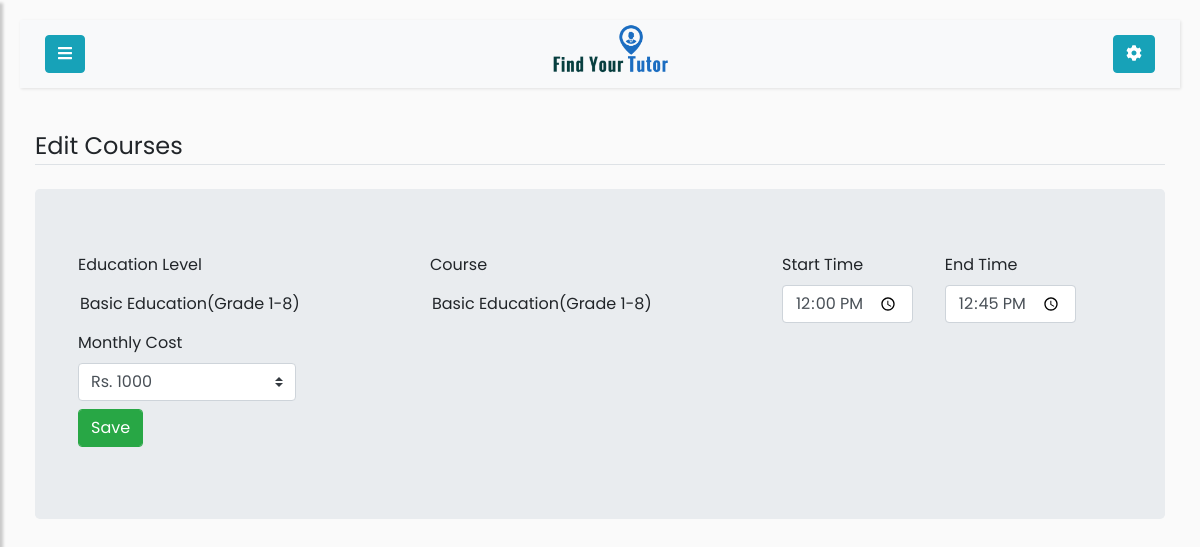
Page /edit/my-course/1 (signed in) on the earlier database version.
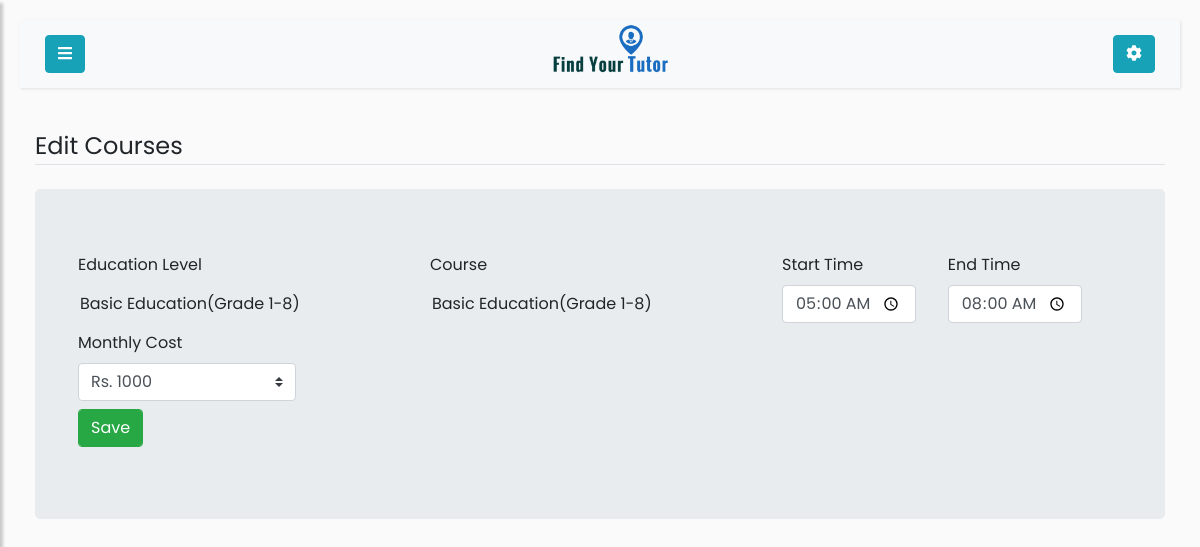
Same page on the later database version.
### app/models.py (models this page shows)
class Mycourse(db.Model):
    id = db.Column(db.Integer, primary_key=True)
    user_id = db.Column(db.Integer, db.ForeignKey('user.id'))
    course_id = db.Column(db.Integer, db.ForeignKey('course.id'))
    time = db.Column(db.Time)
    endtime = db.Column(db.Time)
    cost = db.Column(db.Integer)

### app/routes.py (the view, shortened to what this page needs)
@app.route('/edit/my-course/<int:id>', methods=['GET','POST'])
@login_required
def edit_mycourse(id):
    user = User.query.filter_by(username=current_user.username).first()
    form = MyCourseForm()
    form.create_cost_choices()
    my_course = Mycourse.query.filter_by(id=id,User=user).first_or_404()
    print(my_course)
    return render_template('edit-my-courses.html', form=form, profilepic=fetch_profile_pic(getattr(user, user.role)), user=user, course=my_course)

### app/forms.py
class MyCourseForm(FlaskForm):
    education_level = StringField("Education Level", validators=[DataRequired()])
    course = StringField("Course", validators=[DataRequired()])
    cost = SelectField('Monthly Cost', validators=[DataRequired()])
    starttime = TimeField('Start Time', validators=[DataRequired()])
    endtime = TimeField('End Time', validators=[DataRequired()])
    save = SubmitField('Save')
    def create_cost_choices(self):
        cost = []
        for d in range(1000, 10000, 1000):
            cost.append((d,'Rs. ' + str(d)))
        self.cost.choices = cost

### app/models.py (called while the page is built)
@login_manager.user_loader
def load_user(id):
    return User.query.get(int(id))

### app/routes.py (called while the page is built)
def fetch_profile_pic(user_obj):
    try:
        pic_name_from_db = getattr(user_obj, 'profile_pic')
        picture_path = os.path.join(app.root_path, 'static/profile_pics')
        if pic_name_from_db in os.listdir(picture_path):
            profile_pic = url_for('static',filename='profile_pics/' + pic_name_from_db)
            return profile_pic
        return fetch_default_profile_pic(user_obj)
    except:
        return fetch_default_profile_pic(user_obj)

### app/templates/edit-my-courses.html (shortened to what the changed rows need)
{% if user.role=='student' %}
    {% extends 'student.html' %}
{% else %}
    {% extends 'tutor.html' %}
{% endif %}
{% block content %}
<div class="container-fluid">
    <div class="jumbotron">
        <form action="" class="form" method="POST" id='add-course-form'>
            <div class="form-row">
                <div class="form-group mx-sm-3 mb-2">
                    {{ form.course.label(class='form-control-label') }}
                    {% if form.course.errors %}
                        {{ form.course(class='form-control-plaintext is-invalid', readonly=True, value=course.Course.course_level or '')}}
                        <div class="invalid-feedback">
                        {% for error in form.course.errors %}
                            <span>
                                {{ error }}
                            </span>
                        {% endfor %}
                        </div>
                    {%else%}
                        {{ form.course(class='form-control-plaintext', readonly=True, value=course.Course.course_level or '') }}
                    {% endif %}
                </div>
                <div class="form-group mx-sm-3 mb-2">
                    {{ form.starttime.label(class='form-control-label') }}
                    {% if form.starttime.errors %}
                        {{ form.starttime(class='form-control is-invalid', value=course.time.strftime("%H:%M"), type='time')}}
                        <div class="invalid-feedback">
                        {% for error in form.starttime.errors %}
                            <span>
                                {{ error }}
                            </span>
                        {% endfor %}
                        </div>
                    {%else%}
                        {{ form.starttime(class='form-control', value=course.time.strftime("%H:%M"), type='time') }}
                    {% endif %}
                </div>
                <div class="form-group mx-sm-3 mb-2">
                    {{ form.endtime.label(class='form-control-label') }}
                    {% if form.endtime.errors %}
                        {{ form.endtime(class='form-control is-invalid', value=course.endtime.strftime("%H:%M"), type='time')}}
                        <div class="invalid-feedback">
                        {% for error in form.endtime.errors %}
                            <span>
                                {{ error }}
                            </span>
                        {% endfor %}
                        </div>
                    {%else%}
                        {{ form.endtime(class='form-control', value=course.endtime.strftime("%H:%M"), type='time') }}
                    {% endif %}
                </div>
                <div class="form-group mx-sm-3 mb-2">
                    {{ form.cost.label(class='form-control-label') }}
                    {% set z = form.cost.process_data(course.cost) %}
                    {% if form.cost.errors %}
                        {{ form.cost(class='form-control is-invalid custom-select')}}
                        <div class="invalid-feedback">
                        {% for error in form.cost.errors %}
                            <span>
                                {{ error }}
                            </span>
                        {% endfor %}
                        </div>
                    {%else%}
                        {{ form.cost(class='form-control custom-select') }}
                    {% endif %}
                </div>
            </div>
        </form>
    </div>
</div>
{% endblock %}

Differences in the rows shown:
changed Mycourse "Basic Education(Grade 1-8)": endtime "12:45" → "08:00"
Other differences:
form field starttime: "12:00" → "05:00"
